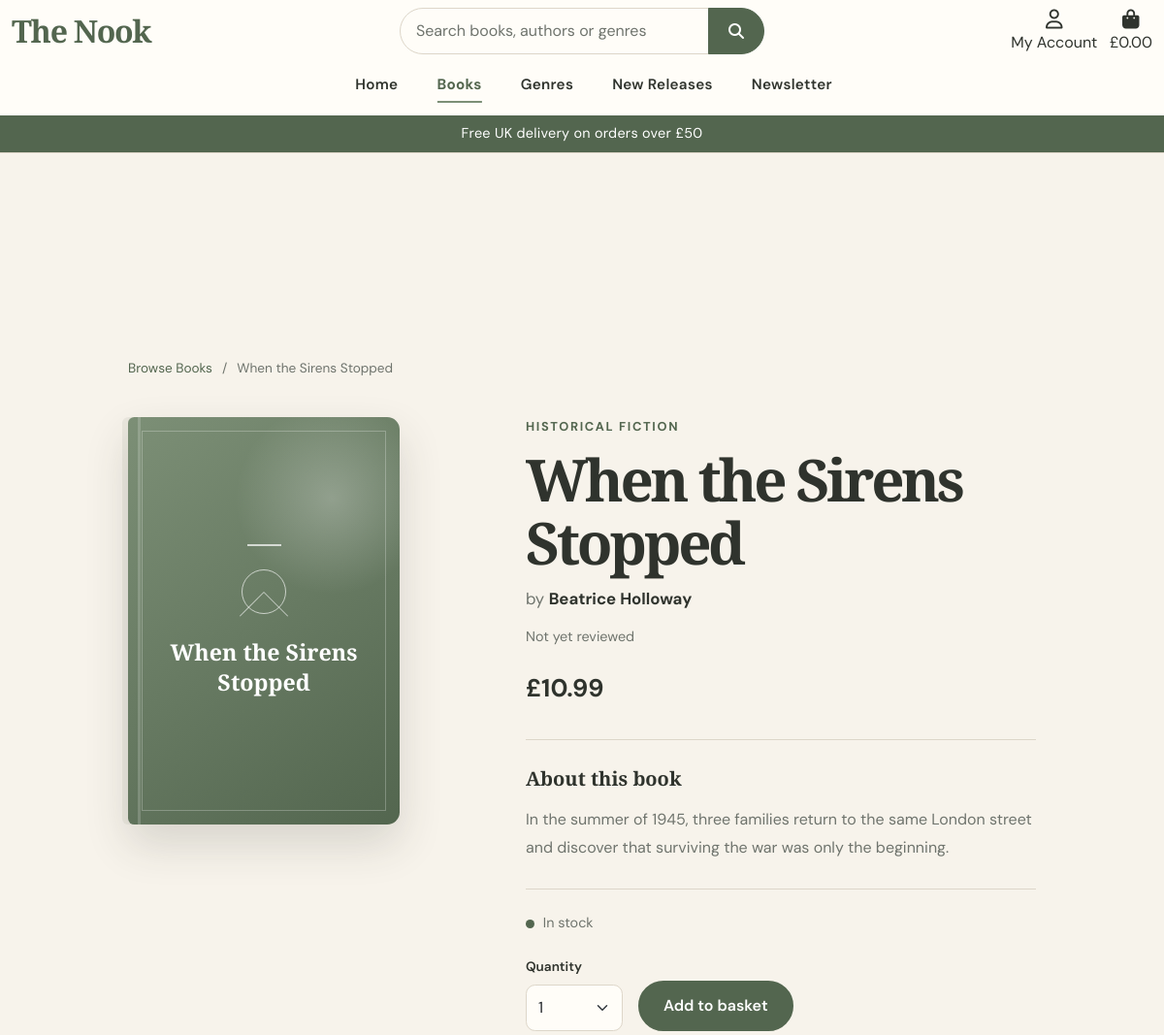
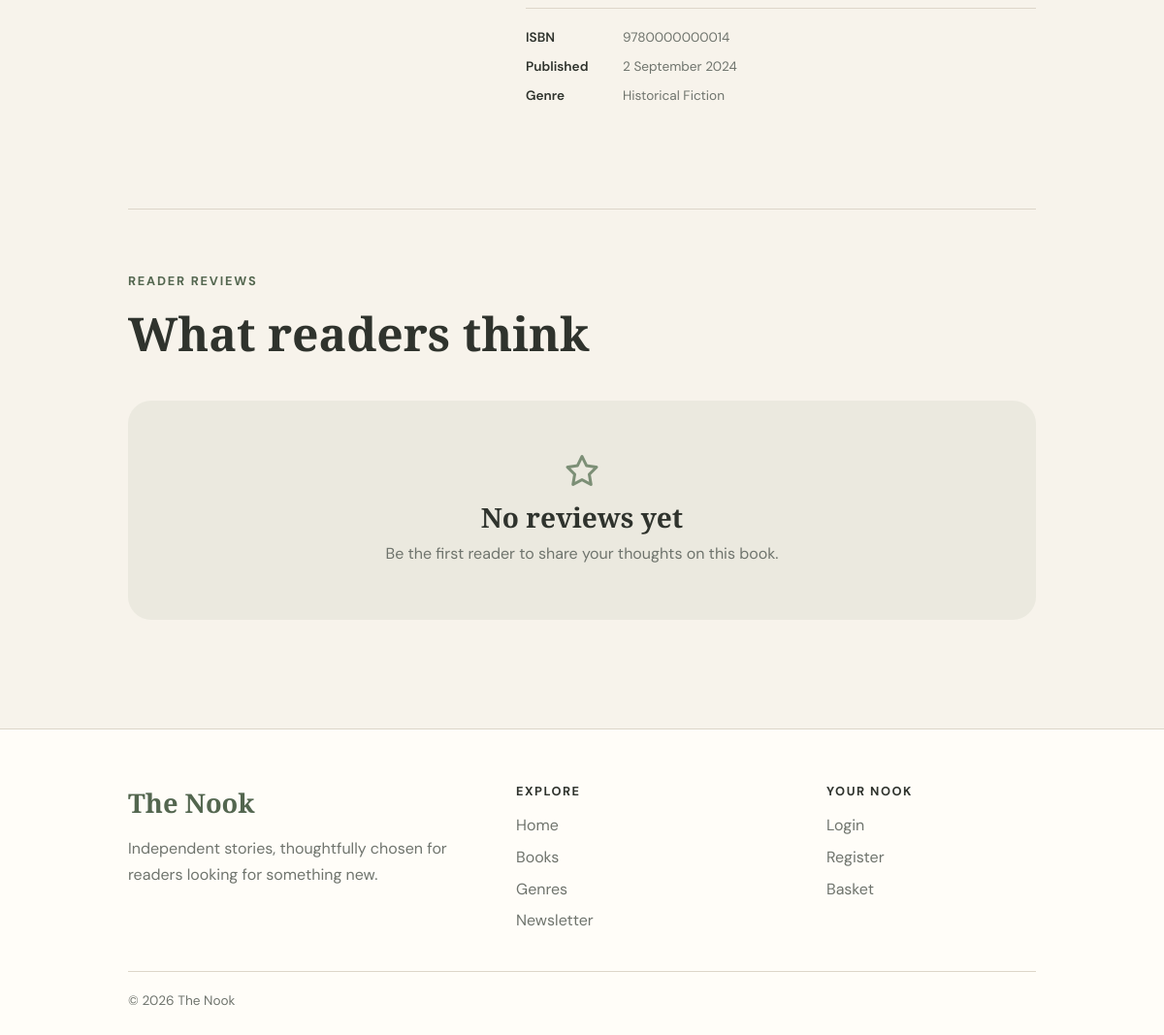
Page /books/14/ on the committed database (2 pictures, top to bottom).
### books/models.py (models this page shows, shortened)
class Book(models.Model):
    class Status(models.TextChoices):
        DRAFT = 'draft', 'Draft'
        PENDING = 'pending', 'Pending approval'
        APPROVED = 'approved', 'Approved'
        REJECTED = 'rejected', 'Rejected'
    author = models.ForeignKey(
        AuthorProfile,
        on_delete=models.PROTECT,
        related_name='books'
    )
    genre = models.ForeignKey(
        Genre,
        on_delete=models.SET_NULL,
        null=True,
        blank=True,
        related_name='books'
    )
    title = models.CharField(
        max_length=255
    )
    isbn = models.CharField(
        max_length=20,
        unique=True,
        null=True,
        blank=True
    )
    description = models.TextField()
    price = models.DecimalField(
        max_digits=8,
        decimal_places=2
    )
    publication_date = models.DateField(
        null=True,
        blank=True
    )
    cover_image = models.ImageField(
        upload_to='books/',
        null=True,
        blank=True
    )
    stock_quantity = models.PositiveIntegerField(
        default=0
    )
    is_featured = models.BooleanField(
        default=False
    )
    is_active = models.BooleanField(
        default=True
    )
    status = models.CharField(
        max_length=10,
        choices=Status.choices,
        default=Status.DRAFT
    )
    rejection_reason = models.TextField(
        blank=True
    )
    reviewed_by = models.ForeignKey(
        settings.AUTH_USER_MODEL,
        on_delete=models.SET_NULL,
        null=True,
        blank=True,
        related_name='reviewed_books'
    )
    reviewed_at = models.DateTimeField(
        null=True,
        blank=True
    )
    created_at = models.DateTimeField(
        auto_now_add=True
    )
    updated_at = models.DateTimeField(
        auto_now=True
    )
    class Meta:
        ordering = ['title']

class Genre(models.Model):
    name = models.CharField(
        max_length=100,
        unique=True
    )
    description = models.TextField(
        blank=True
    )
    class Meta:
        ordering = ['name']

### authors/models.py (models this page shows, shortened)
class AuthorProfile(models.Model):
    user = models.OneToOneField(
        settings.AUTH_USER_MODEL,
        on_delete=models.SET_NULL,
        null=True,
        blank=True,
        related_name='author_profile'
    )
    display_name = models.CharField(
        max_length=150
    )
    bio = models.TextField(
        blank=True
    )
    website = models.URLField(
        blank=True
    )
    profile_image = models.ImageField(
        upload_to='authors/',
        null=True,
        blank=True
    )
    is_approved = models.BooleanField(
        default=False
    )
    created_at = models.DateTimeField(
        auto_now_add=True
    )
    updated_at = models.DateTimeField(
        auto_now=True
    )
    class Meta:
        ordering = ['display_name']

### books/views.py (the view)
def book_detail(request, book_id):
    book = get_object_or_404(
        Book.objects
        .filter(
            is_active=True,
            status=Book.Status.APPROVED
        )
        .select_related('author', 'genre')
        .annotate(
            average_rating=Avg(
                'reviews__rating',
                filter=Q(reviews__is_approved=True)
            )
        ),
        pk=book_id
    )
    reviews = (
        book.reviews
        .filter(is_approved=True)
        .select_related('user')
    )
    context = {
        'book': book,
        'reviews': reviews,
    }
    return render(
        request,
        'books/book_detail.html',
        context
    )

### books/templates/books/book_detail.html (shortened to what this page needs)
{% extends "base.html" %}
{% load static %}
{% block page_header %}
<div class="header-container"></div>
{% endblock %}
{% block content %}
<section class="book-detail-page">
    <div class="container">
        <nav
            class="book-breadcrumb"
            aria-label="Breadcrumb">
            <a href="{% url 'book_list' %}">
                Browse Books
            </a>
            <span aria-hidden="true">
                /
            </span>
            <span>
                {{ book.title }}
            </span>
        </nav>
        <div class="row g-5 align-items-start">
            <div class="col-12 col-md-5 col-lg-4">
                <div class="book-detail-cover-wrapper">
                    {% if book.cover_image %}
                        <img
                            src="{{ book.cover_image.url }}"
                            alt="Cover of {{ book.title }}"
                            class="book-detail-cover">
                    {% else %}
                        <div
                            class="
                            book-detail-cover
                            book-cover-placeholder">
                            <span class="placeholder-line"></span>
                            <span class="placeholder-circle"></span>
                            <span
                                class="
                                placeholder-title
                                logo-font">
                                {{ book.title }}
                            </span>
                        </div>
                    {% endif %}
                </div>
            </div>
            <div class="col-12 col-md-7 col-lg-7 offset-lg-1">
                <div class="book-detail-content">
                    {% if book.genre %}
                        <p class="book-detail-genre">
                            {{ book.genre.name }}
                        </p>
                    {% endif %}
                    <h1 class="book-detail-title logo-font">
                        {{ book.title }}
                    </h1>
                    <p class="book-detail-author">
                        by
                        <strong>
                            {{ book.author.display_name }}
                        </strong>
                    </p>
                    {% if book.average_rating %}
                        <div class="book-detail-rating">
                            <span
                                class="rating-star"
                                aria-hidden="true">
                                ★
                            </span>
                            <span>
                                {{ book.average_rating|floatformat:1 }}
                                / 5
                            </span>
                            <span class="rating-divider">
                                ·
                            </span>
                            <a href="#reviews">
                                {{ reviews|length }}
                                {% if reviews|length == 1 %}
                                    review
                                {% else %}
                                    reviews
                                {% endif %}
                            </a>
                        </div>
                    {% else %}
                        <p class="book-detail-no-rating">
                            Not yet reviewed
                        </p>
                    {% endif %}
                    <p class="book-detail-price">
                        £{{ book.price }}
                    </p>
                    <div class="book-detail-description">
                        <h2 class="logo-font">
                            About this book
                        </h2>
                        <p>
                            {{ book.description|linebreaksbr }}
                        </p>
                    </div>
                    <div class="book-stock">
                        {% if book.stock_quantity > 0 %}
                            <span class="stock-indicator in-stock"></span>
                            <span>
                                In stock
                            </span>
                        {% else %}
                            <span class="stock-indicator out-of-stock"></span>
                            <span>
                                Currently out of stock
                            </span>
                        {% endif %}
                    </div>
                    <form
                        class="book-purchase-panel"
                        action="{% url 'add_to_bag' book.id %}"
                        method="POST">
                        {% if book.stock_quantity > 0 %}
                            <div class="quantity-wrapper">
                                <label
                                    for="quantity"
                                    class="catalogue-label">
                                    Quantity
                                </label>
                                <select
                                    id="quantity"
                                    name="quantity"
                                    class="form-select quantity-select">
                                    <option value="1">
                                        1
                                    </option>
                                </select>
                            </div>
                            <button
                                type="submit"
                                class="btn nook-primary-button">
                                Add to basket
                            </button>
                        {% endif %}
                    </form>
                    <dl class="book-meta">
                        {% if book.isbn %}
                            <div>
                                <dt>
                                    ISBN
                                </dt>
                                <dd>
                                    {{ book.isbn }}
                                </dd>
                            </div>
                        {% endif %}
                        {% if book.publication_date %}
                            <div>
                                <dt>
                                    Published
                                </dt>
                                <dd>
                                    {{ book.publication_date|date:"j F Y" }}
                                </dd>
                            </div>
                        {% endif %}
                        {% if book.genre %}
                            <div>
                                <dt>
                                    Genre
                                </dt>
                                <dd>
                                    {{ book.genre.name }}
                                </dd>
                            </div>
                        {% endif %}
                    </dl>
                </div>
            </div>
        </div>
        <section
            id="reviews"
            class="book-reviews">
            <div class="book-reviews-heading">
                <p class="section-eyebrow">
                    Reader reviews
                </p>
                <h2 class="logo-font">
                    What readers think
                </h2>
            </div>
            {% if reviews %}
                <div class="row g-4">
                    {% for review in reviews %}
                        <div class="col-12 col-lg-6">
                            <article class="review-card">
                                <div class="review-rating">
                                    {% for i in "12345" %}
                                        {% if forloop.counter <= review.rating %}
                                            <span aria-hidden="true">
                                                ★
                                            </span>
                                        {% else %}
                                            <span
                                                class="empty-star"
                                                aria-hidden="true">
                                                ★
                                            </span>
                                        {% endif %}
                                    {% endfor %}
                                    <span class="visually-hidden">
                                        {{ review.rating }}
                                        out of 5 stars
                                    </span>
                                </div>
                                {% if review.title %}
                                    <h3 class="logo-font">
                                        {{ review.title }}
                                    </h3>
                                {% endif %}
                                <p class="review-body">
                                    {{ review.body }}
                                </p>
                                <p class="review-meta">
                                    {{ review.user }}
                                    ·
                                    {{ review.created_at|date:"j M Y" }}
                                </p>
                            </article>
                        </div>
                    {% endfor %}
                </div>
            {% else %}
                <div class="reviews-empty">
                    <i
                        class="fa-regular fa-star"
                        aria-hidden="true">
                    </i>
                    <h3 class="logo-font">
                        No reviews yet
                    </h3>
                    <p>
                        Be the first reader to share your thoughts
                        on this book.
                    </p>
                </div>
            {% endif %}
        </section>
    </div>
</section>
{% endblock %}

### rows in the picture
Book: title "When the Sirens Stopped", genre.name "HISTORICAL FICTION", author.display_name "Beatrice Holloway", price "10.99", description "In the summer of 1945, three families return to the same London street and discover that surviving the war was only the beginning.", isbn "9780000000014", publication_date "2 September 2024", genre.name "Historical Fiction"

### other values in the picture
{{ free_delivery_threshold }} "50"
